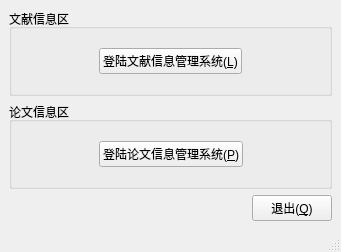
<?xml version="1.0" encoding="UTF-8"?>
<ui version="4.0">
 <class>MainWindow</class>
 <widget class="QMainWindow" name="MainWindow">
  <property name="geometry">
   <rect>
    <x>0</x>
    <y>0</y>
    <width>341</width>
    <height>252</height>
   </rect>
  </property>
  <property name="windowTitle">
   <string>MainWindow</string>
  </property>
  <widget class="QWidget" name="centralwidget">
   <layout class="QGridLayout" name="gridLayout">
    <item row="0" column="0">
     <widget class="QGroupBox" name="groupBox">
      <property name="title">
       <string>文献信息区</string>
      </property>
      <layout class="QGridLayout" name="gridLayout_2">
       <item row="0" column="1" alignment="Qt::AlignHCenter">
        <widget class="QPushButton" name="pushButton">
         <property name="text">
          <string>登陆文献信息管理系统(&amp;L)</string>
         </property>
        </widget>
       </item>
       <item row="0" column="0">
        <spacer name="horizontalSpacer">
         <property name="orientation">
          <enum>Qt::Horizontal</enum>
         </property>
         <property name="sizeHint" stdset="0">
          <size>
           <width>40</width>
           <height>20</height>
          </size>
         </property>
        </spacer>
       </item>
       <item row="0" column="2">
        <spacer name="horizontalSpacer_2">
         <property name="orientation">
          <enum>Qt::Horizontal</enum>
         </property>
         <property name="sizeHint" stdset="0">
          <size>
           <width>40</width>
           <height>20</height>
          </size>
         </property>
        </spacer>
       </item>
      </layout>
     </widget>
    </item>
    <item row="1" column="0">
     <widget class="QGroupBox" name="groupBox_2">
      <property name="title">
       <string>论文信息区</string>
      </property>
      <layout class="QGridLayout" name="gridLayout_3">
       <item row="0" column="0">
        <spacer name="horizontalSpacer_3">
         <property name="orientation">
          <enum>Qt::Horizontal</enum>
         </property>
         <property name="sizeHint" stdset="0">
          <size>
           <width>40</width>
           <height>20</height>
          </size>
         </property>
        </spacer>
       </item>
       <item row="0" column="1" alignment="Qt::AlignHCenter">
        <widget class="QPushButton" name="pushButton_2">
         <property name="text">
          <string>登陆论文信息管理系统(&amp;P)</string>
         </property>
        </widget>
       </item>
       <item row="0" column="2">
        <spacer name="horizontalSpacer_4">
         <property name="orientation">
          <enum>Qt::Horizontal</enum>
         </property>
         <property name="sizeHint" stdset="0">
          <size>
           <width>40</width>
           <height>20</height>
          </size>
         </property>
        </spacer>
       </item>
      </layout>
     </widget>
    </item>
    <item row="2" column="0" alignment="Qt::AlignRight">
     <widget class="QPushButton" name="pushButton_3">
      <property name="text">
       <string>退出(&amp;Q)</string>
      </property>
     </widget>
    </item>
   </layout>
  </widget>
  <widget class="QMenuBar" name="menubar">
   <property name="geometry">
    <rect>
     <x>0</x>
     <y>0</y>
     <width>341</width>
     <height>23</height>
    </rect>
   </property>
  </widget>
  <widget class="QStatusBar" name="statusbar"/>
 </widget>
 <resources/>
 <connections>
  <connection>
   <sender>pushButton_3</sender>
   <signal>clicked()</signal>
   <receiver>MainWindow</receiver>
   <slot>close()</slot>
   <hints>
    <hint type="sourcelabel">
     <x>283</x>
     <y>208</y>
    </hint>
    <hint type="destinationlabel">
     <x>285</x>
     <y>225</y>
    </hint>
   </hints>
  </connection>
 </connections>
</ui>
